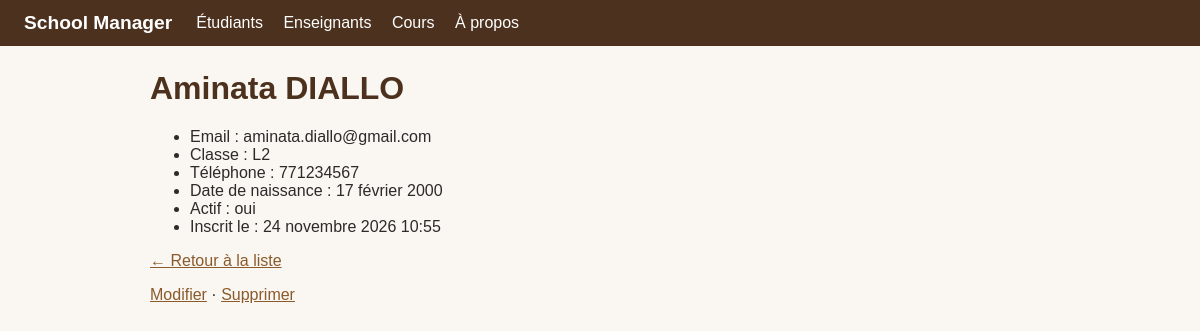
/students/2/, run on the app's committed database.
### students/models.py (models this page shows)
class Student(models.Model):
    first_name = models.CharField("prénom", max_length=100)
    last_name = models.CharField("nom", max_length=100)
    email = models.EmailField(unique=True)
    classe = models.CharField(max_length=10)
    phone = models.CharField("téléphone", max_length=20, blank=True)
    birth_date = models.DateField("date de naissance", null=True, blank=True)
    active = models.BooleanField("actif", default=True)
    created_at = models.DateTimeField(auto_now_add=True)
    class Meta:
        ordering = ["last_name", "first_name"]
    def __str__(self):
        return f"{self.first_name} {self.last_name}"

### students/views.py (the view)
# urls.py: path("<int:id>/", views.student_detail, name="detail"),
def student_detail(request, id):
    student = get_object_or_404(Student, id=id)
    return render(request, "students/student_detail.html", {"student": student})

### students/templates/students/student_detail.html (shortened to what this page needs)
{% extends "base.html" %}
{% block content %}
    <h1>{{ student }}</h1>
    <ul>
        <li>Email : {{ student.email }}</li>
        <li>Classe : {{ student.classe }}</li>
        <li>Téléphone : {{ student.phone|default:"non renseigné" }}</li>
        <li>Date de naissance : {{ student.birth_date|default:"non renseignée" }}</li>
        <li>Actif : {{ student.active|yesno:"oui,non" }}</li>
        <li>Inscrit le : {{ student.created_at }}</li>
    </ul>
    <p><a href="{% url 'students:list' %}">&larr; Retour à la liste</a></p>
    <p>
        <a href="{% url 'students:update' student.id %}">Modifier</a>
        ·
        <a href="{% url 'students:delete' student.id %}">Supprimer</a>
    </p>
{% endblock %}

### students/static/students/style.css (style rules this page uses)
body { font-family: Arial, Helvetica, sans-serif; margin: 0; background: #FAF6F1; color: #2b2b2b; }
h1 { color: #4C311E; }
a { color: #8a5a2b; }

### data on the page
Student: first_name+last_name "Aminata DIALLO", email "aminata.diallo@gmail.com", classe "L2", phone "771234567", birth_date "17 février 2000", active "oui", created_at "24 novembre 2026 10:55"
